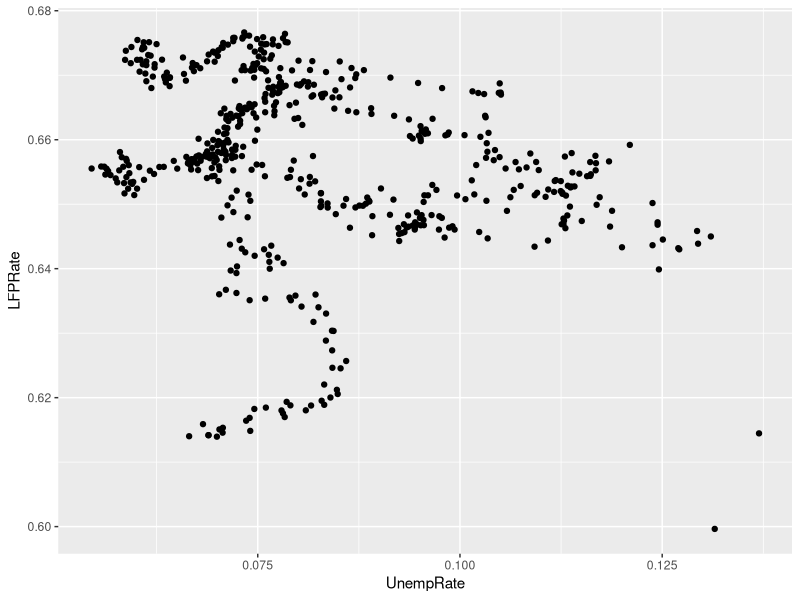
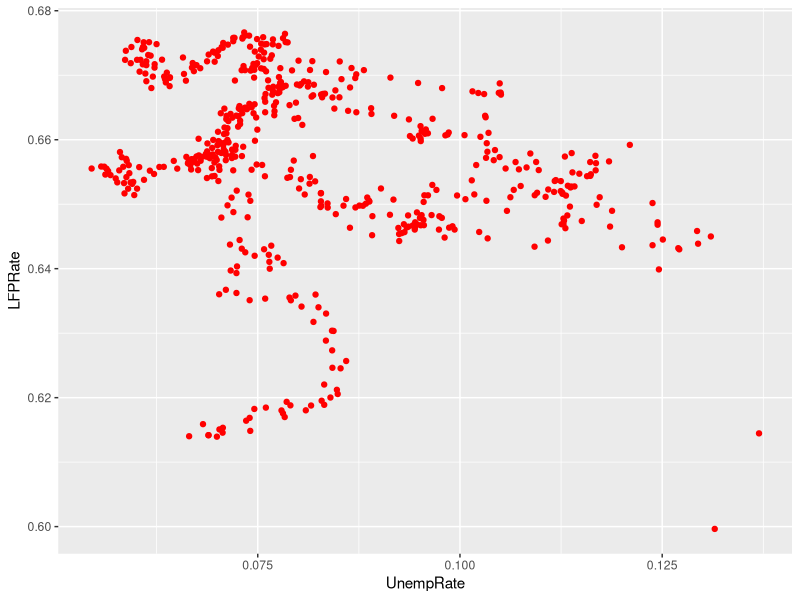
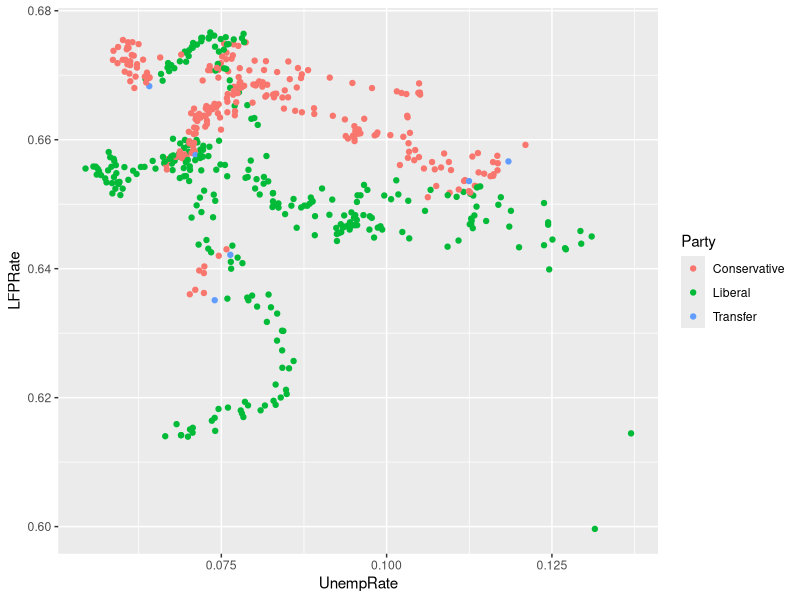
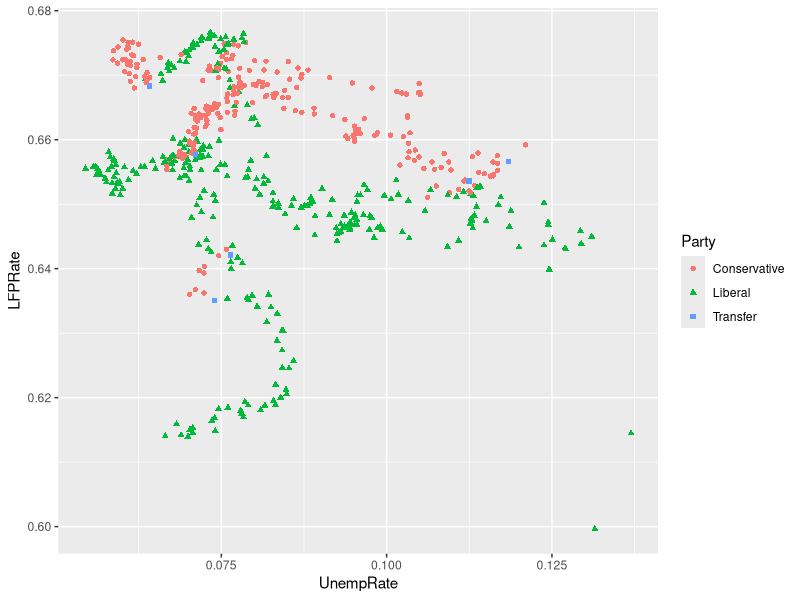
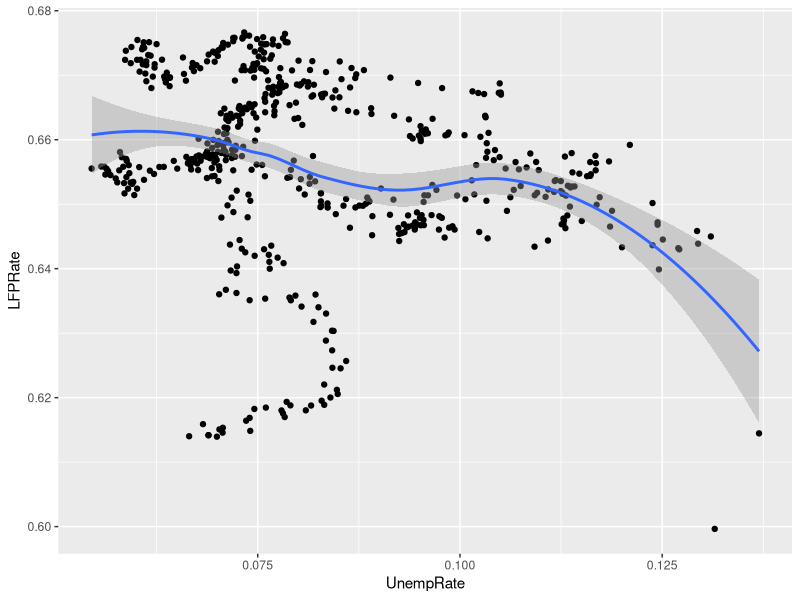
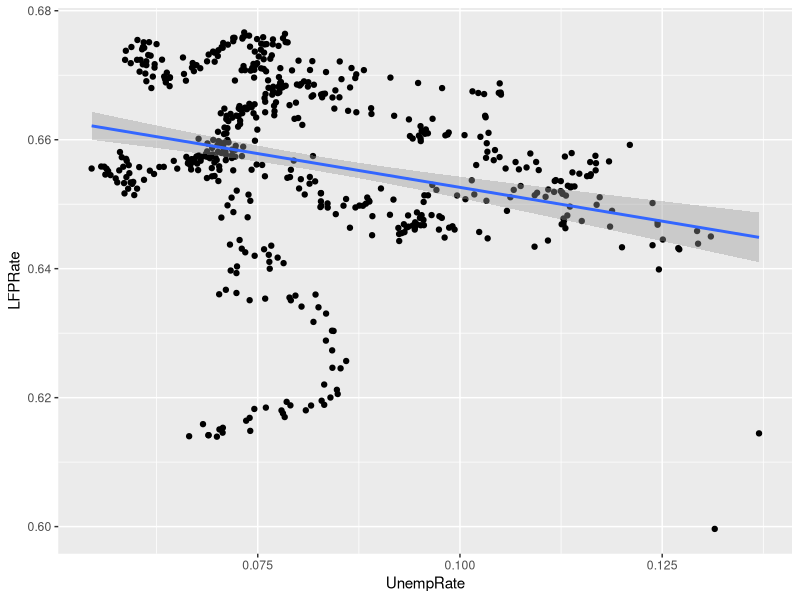
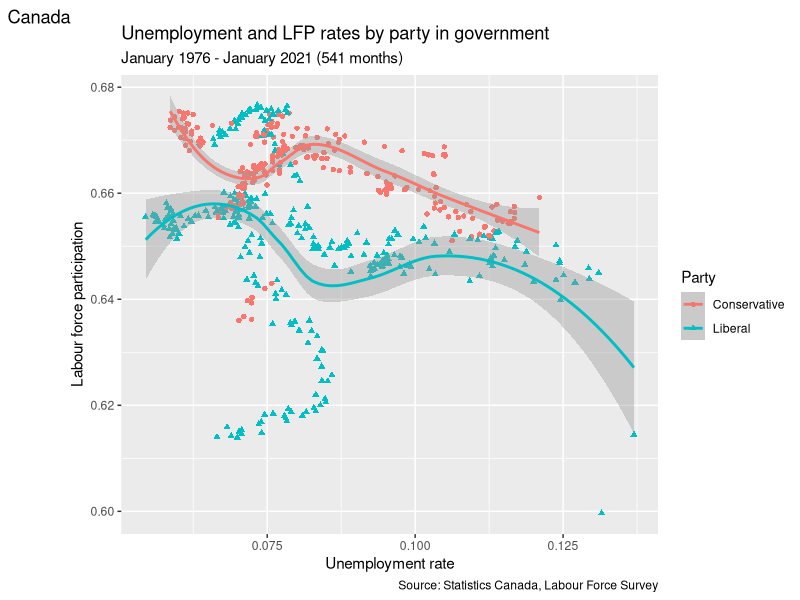

These figures' R source, in order:
## ---- chunk 1
knitr::opts_chunk$set(echo = TRUE)
library(tidyverse)
EmpData <- read_csv("EmploymentData.csv")
# Make permanent changes to EmpData
EmpData <- EmpData %>%
  mutate(MonthYr = as.Date(MonthYr,"%m/%d/%Y")) %>% 
  mutate(UnempPct = 100*UnempRate) %>% 
  mutate(LFPPct = 100*LFPRate)
## ---- chunk 2
# For two specific columns of data
cov(EmpData$UnempRate,EmpData$LFPRate)
cor(EmpData$UnempRate,EmpData$LFPRate)
## ---- chunk 3
# For the whole data set
EmpData %>%
  select(where(is.numeric)) %>%
  cor()
## ---- chunk 4
# EmpData has missing data in 1976 for the variable AnnPopGrowth
# Casewise deletion will exclude 1976 from all calculations
EmpData %>%
  select(where(is.numeric)) %>%
  cor(use="complete.obs")
# Pairwise deletion will exclude 1976 from calculations involving AnnPopGrowth
EmpData %>%
  select(where(is.numeric)) %>%
  cor(use="pairwise.complete.obs")

## ---- chunk 5
ggplot(data=EmpData,aes(x=UnempRate,y=LFPRate)) + 
  geom_point()
## ---- chunk 6
ggplot(data=EmpData,aes(x=UnempRate,y=LFPRate)) + 
  geom_point(col="red")
## ---- chunk 7
ggplot(data=EmpData,aes(x=UnempRate,y=LFPRate)) + 
  geom_point(aes(col=Party))
## ---- chunk 8
ggplot(data=EmpData,aes(x=UnempRate,y=LFPRate)) + 
  geom_point(aes(col=Party, shape=Party))
## ---- chunk 9
ggplot(data=EmpData,aes(x=UnempRate,y=LFPRate)) + 
  geom_point() +
  geom_smooth()
## ---- chunk 10
ggplot(data=EmpData,aes(x=UnempRate,y=LFPRate)) + 
  geom_point() +
  geom_smooth(method="lm") 
## ---- chunk 11
ggplot(data=EmpData %>% filter(Party != "Transfer"),
       aes(x=UnempRate,y=LFPRate)) + 
  geom_point(aes(col=Party, shape=Party)) +
  geom_smooth(aes(col=Party)) +
  labs(title="Unemployment and LFP rates by party in government",
      subtitle=paste("January 1976 - January 2021 (",
                     nrow(EmpData),
                     " months)",
                     sep="",
                     collapse=""),
      caption="Source: Statistics Canada, Labour Force Survey",
      tag="Canada") +
  xlab("Unemployment rate") +
  ylab("Labour force participation")
